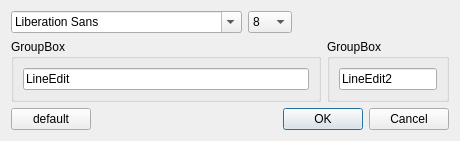
<?xml version="1.0" encoding="UTF-8"?>
<ui version="4.0">
 <class>CDialogBase</class>
 <widget class="QDialog" name="CDialogBase">
  <property name="geometry">
   <rect>
    <x>0</x>
    <y>0</y>
    <width>460</width>
    <height>129</height>
   </rect>
  </property>
  <property name="windowTitle">
   <string>Dialog</string>
  </property>
  <layout class="QGridLayout" name="gridLayout_2">
   <item row="3" column="0" colspan="2">
    <layout class="QHBoxLayout" name="horizontalLayout_2">
     <item>
      <widget class="QPushButton" name="btnDefault">
       <property name="text">
        <string>default</string>
       </property>
      </widget>
     </item>
     <item>
      <spacer name="horizontalSpacer_2">
       <property name="orientation">
        <enum>Qt::Horizontal</enum>
       </property>
       <property name="sizeHint" stdset="0">
        <size>
         <width>40</width>
         <height>20</height>
        </size>
       </property>
      </spacer>
     </item>
     <item>
      <widget class="QDialogButtonBox" name="buttonBox">
       <property name="orientation">
        <enum>Qt::Horizontal</enum>
       </property>
       <property name="standardButtons">
        <set>QDialogButtonBox::Cancel|QDialogButtonBox::Ok</set>
       </property>
      </widget>
     </item>
    </layout>
   </item>
   <item row="1" column="0">
    <widget class="QGroupBox" name="groupBox">
     <property name="title">
      <string>GroupBox</string>
     </property>
     <layout class="QHBoxLayout" name="horizontalLayout_3">
      <item>
       <widget class="QLineEdit" name="lineEdit">
        <property name="text">
         <string>LineEdit</string>
        </property>
       </widget>
      </item>
     </layout>
    </widget>
   </item>
   <item row="1" column="1">
    <widget class="QGroupBox" name="groupBox_2">
     <property name="title">
      <string>GroupBox</string>
     </property>
     <layout class="QHBoxLayout" name="horizontalLayout_4">
      <item>
       <widget class="QLineEdit" name="lineEdit_2">
        <property name="text">
         <string>LineEdit2</string>
        </property>
       </widget>
      </item>
     </layout>
    </widget>
   </item>
   <item row="0" column="0">
    <layout class="QHBoxLayout" name="horizontalLayout">
     <item>
      <widget class="QFontComboBox" name="fontComboBox"/>
     </item>
     <item>
      <widget class="QComboBox" name="cbFontSize">
       <item>
        <property name="text">
         <string>8</string>
        </property>
       </item>
       <item>
        <property name="text">
         <string>10</string>
        </property>
       </item>
       <item>
        <property name="text">
         <string>12</string>
        </property>
       </item>
       <item>
        <property name="text">
         <string>16</string>
        </property>
       </item>
       <item>
        <property name="text">
         <string>24</string>
        </property>
       </item>
       <item>
        <property name="text">
         <string>32</string>
        </property>
       </item>
       <item>
        <property name="text">
         <string>64</string>
        </property>
       </item>
      </widget>
     </item>
     <item>
      <spacer name="horizontalSpacer">
       <property name="orientation">
        <enum>Qt::Horizontal</enum>
       </property>
       <property name="sizeHint" stdset="0">
        <size>
         <width>40</width>
         <height>20</height>
        </size>
       </property>
      </spacer>
     </item>
    </layout>
   </item>
  </layout>
 </widget>
 <resources/>
 <connections>
  <connection>
   <sender>buttonBox</sender>
   <signal>accepted()</signal>
   <receiver>CDialogBase</receiver>
   <slot>accept()</slot>
   <hints>
    <hint type="sourcelabel">
     <x>248</x>
     <y>254</y>
    </hint>
    <hint type="destinationlabel">
     <x>157</x>
     <y>274</y>
    </hint>
   </hints>
  </connection>
  <connection>
   <sender>buttonBox</sender>
   <signal>rejected()</signal>
   <receiver>CDialogBase</receiver>
   <slot>reject()</slot>
   <hints>
    <hint type="sourcelabel">
     <x>316</x>
     <y>260</y>
    </hint>
    <hint type="destinationlabel">
     <x>286</x>
     <y>274</y>
    </hint>
   </hints>
  </connection>
 </connections>
</ui>
